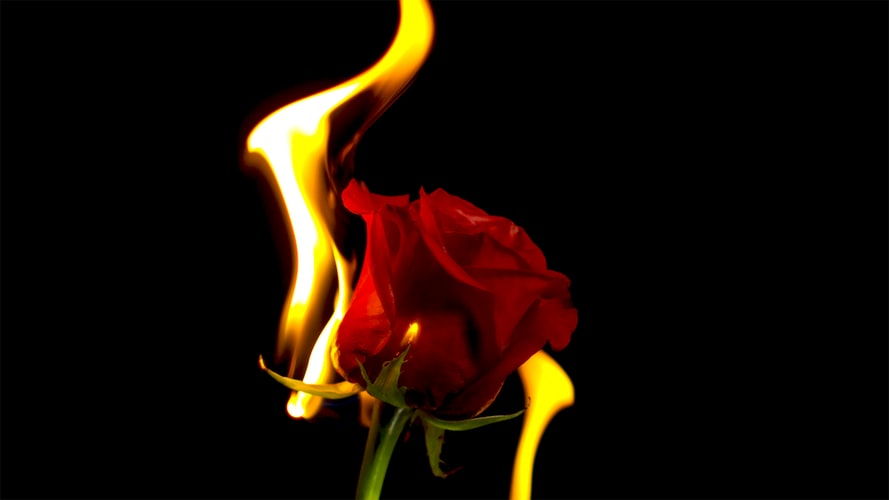
#> input picture colortheory1.jpg, 889 x 500 px
$ python color_theory.py
#> lines starting #> are read from the running program, lines starting #| are printed output that depends on the picture
import cv2
import numpy as np
import matplotlib.pyplot as plt

image = cv2.imread("colortheory1.jpg")
#> image is the input picture: shape (500, 889, 3); mean B, G, R 4.3, 12.7, 24.6

img = cv2.cvtColor(image, cv2.COLOR_BGR2RGB)
hsvimage = cv2.cvtColor(image,cv2.COLOR_BGR2HSV)
#> hsvimage: shape (500, 889, 3); mean H, S, V 6.6, 51.5, 24.7

r, g, b = cv2.split(img)
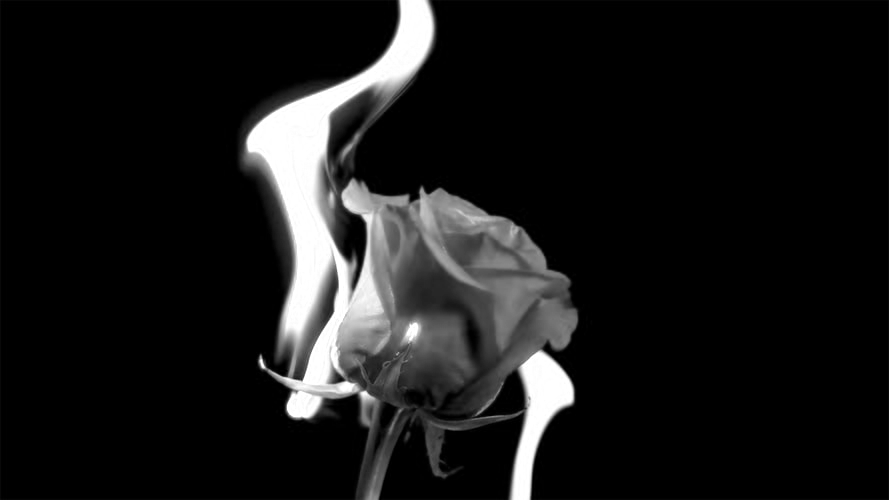
#> r: shape (500, 889); min 0, max 255, mean 24.6
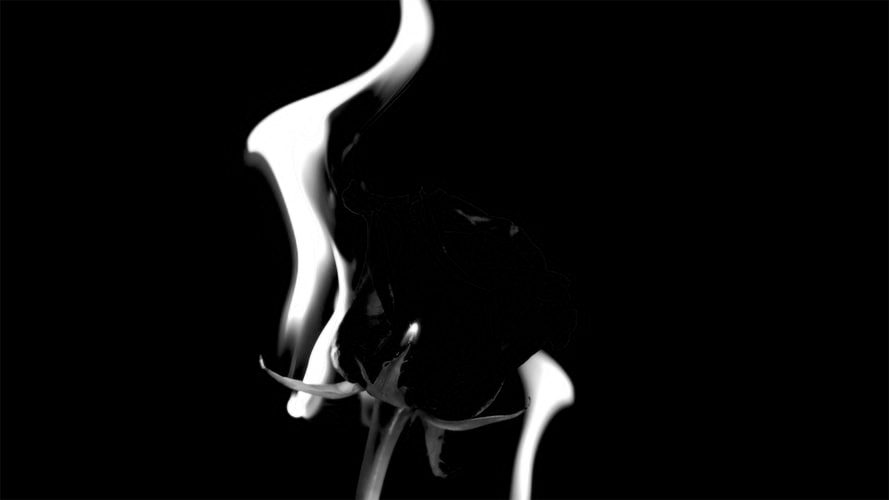
#> g: shape (500, 889); min 0, max 255, mean 12.7
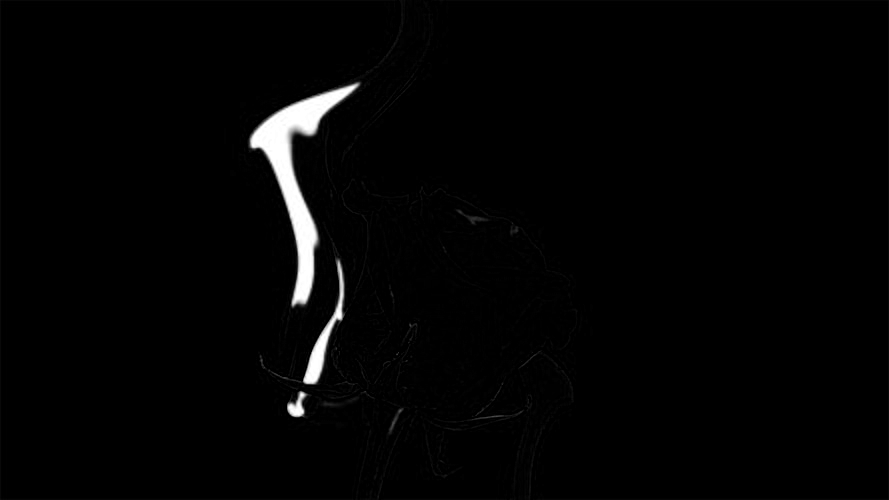
#> b: shape (500, 889); min 0, max 255, mean 4.3
h, s, v = cv2.split(hsvimage)
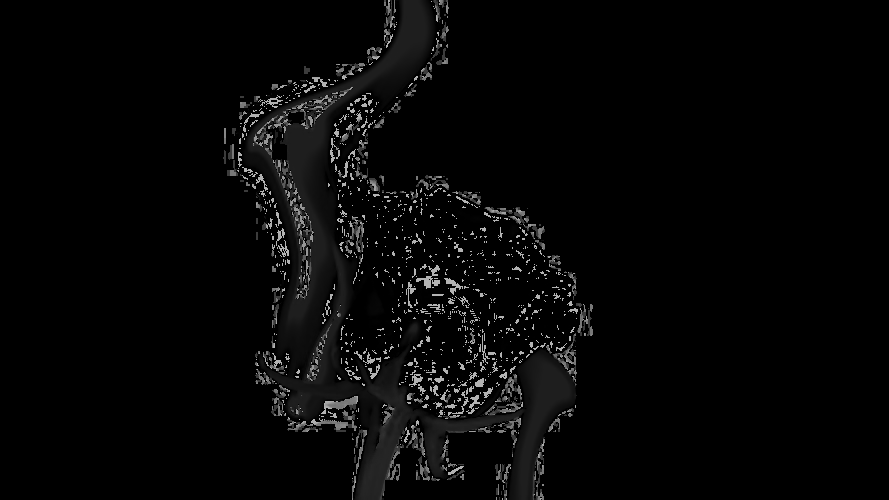
#> h: shape (500, 889); min 0, max 179, mean 6.6
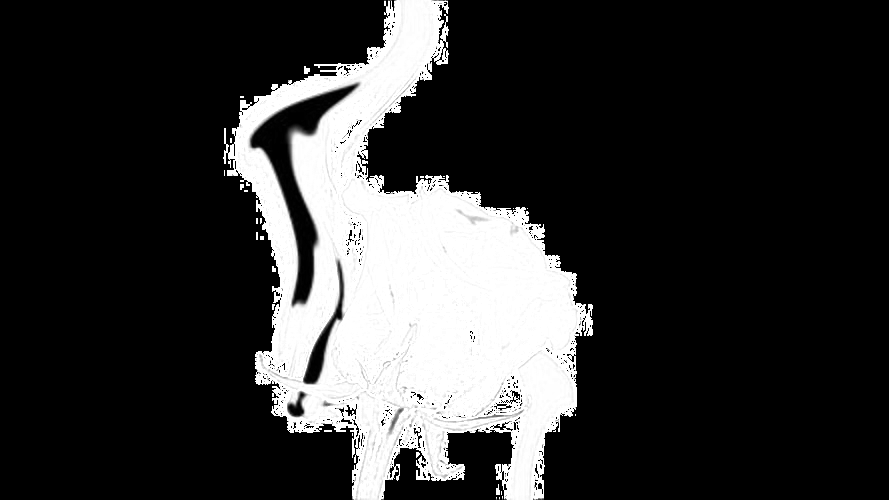
#> s: shape (500, 889); min 0, max 255, mean 51.5

zeroImgMatrix = np.zeros((image.shape[0], image.shape[1]), dtype="uint8")


titles = ['Original Image', 'Red', 'Green', 'Blue']
images = [cv2.merge((r, g, b)), r, g, b]

plt.subplot(2, 2, 1)
plt.imshow(images[0])
plt.title(titles[0])
plt.xticks([])
plt.yticks([])

plt.subplot(2, 2, 2)
plt.imshow(images[1],cmap='Reds')
plt.title(titles[1])
plt.xticks([])
plt.yticks([])

plt.subplot(2, 2, 3)
plt.imshow(images[2], cmap='Greens')
plt.title(titles[2])
plt.xticks([])
plt.yticks([])

plt.subplot(2, 2, 4)
plt.imshow(images[3], cmap='Blues')
plt.title(titles[3])
plt.xticks([])
plt.yticks([])


plt.show()
